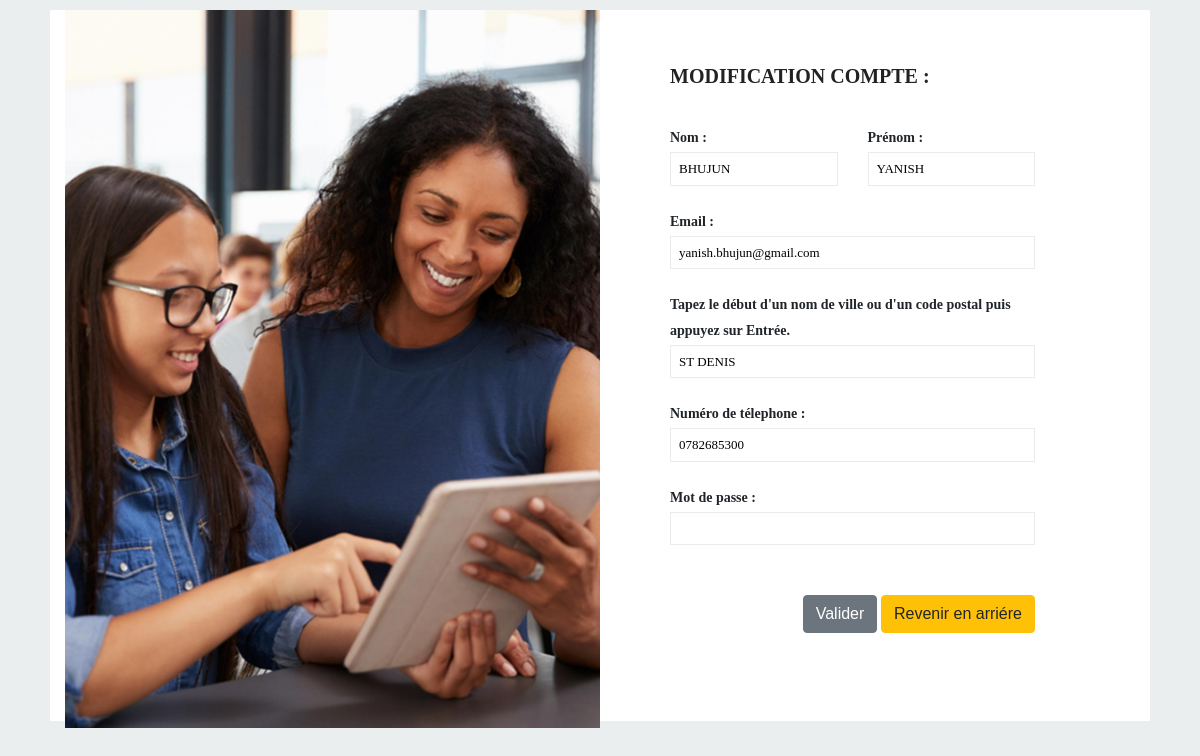
Page /View/modifier_admin.php (signed in) on the committed database.
### tables this page shows
CREATE TABLE IF NOT EXISTS `compte` (
  `id` int(11) NOT NULL AUTO_INCREMENT,
  `nom` varchar(50) NOT NULL,
  `prenom` varchar(50) NOT NULL,
  `email` varchar(50) NOT NULL,
  `ville` varchar(30) NOT NULL,
  `tel` varchar(20) NOT NULL,
  `mdp` varchar(50) NOT NULL,
  `role` varchar(10) NOT NULL,
  PRIMARY KEY (`id`),
  KEY `nom` (`nom`),
  KEY `tel` (`tel`)
);

### View/modifier_admin.php (the view, shortened to what this page needs)
<!DOCTYPE html>
<html lang="en">
<?php
try{
  $bdd= new PDO('mysql:host=localhost;dbname=ecole; charset=utf8','root','');
}
catch (Exception $e){
  die('Erreur:'.$e->getMessage());
}
 ?>
<head>
    <link rel="stylesheet" href="../inscription/fonts/material-icon/css/material-design-iconic-font.min.css">
    <link rel="stylesheet" href="https://stackpath.bootstrapcdn.com/bootstrap/4.5.2/css/bootstrap.min.css">
    <link rel="stylesheet" href="../inscription/css/style.css">
    <link rel="stylesheet" href="../inscription/css/style2.css">
    <link rel="stylesheet" href="../inscription/css/style3.css">
      <link rel="stylesheet" href="../inscription/css/style4.css">
      <link rel="stylesheet" href="../css/erreur.css">
</head>
</body>
</body>
</body>
</body>
</body>
<body>
    <div class="main">
      <?php
      $id = $_SESSION['id'];
      $req = $bdd->query("SELECT * FROM compte where id = '$id' ");
      $donnees= $req->fetchall();
      foreach ($donnees as $value) {
      ?>
        <div class="container">
            <div class="signup-content">
                <div class="signup-img">
                    <img src="../inscription/images/signup-img.jpg" alt="">
                </div>
                <div class="signup-form">
                    <form method="POST" action="../manager/modifier_admin.php" class="register-form" id="register-form">
                        <h2>Modification compte :</h2>
                        <div class="form-row">
                            <div class="form-group">
                                <label for="nom">Nom :</label>
                                <input type="text" name="nom" id="nom" <?php echo 'value='.'"'.$value["nom"].'"'.''?> required />
                            </div>
                            <div class="form-group">
                                <label for="father_name">Prénom :</label>
                                <input type="text" name="prenom" id="prenom" <?php echo 'value='.'"'.$value["prenom"].'"'.''?> required/>
                            </div>
                        </div>
                        <div class="form-group">
                            <label for="address">Email :</label>
                            <input type="text" name="email" id="email" <?php echo 'value='.'"'.$value["email"].'"'.''?> required/>
                        </div>
                        <div class="form-group">
                            <p>
                        <label>
                          Tapez le début d'un nom de ville ou d'un code postal puis appuyez sur <b>Entrée</b>.<br>
                        </label>
                          <input type="texte"  name="ville" id="ville" placeholder="Entrez un code postal ou une ville" <?php echo 'value='.'"'.$value["ville"].'"'.''?> autocomplete="on" size="50" required>
                            </p>
                    </div>
                        <div class="form-group">
                            <label for="birth_date">Numéro de télephone :</label>
                            <input type="text" name="tel" minlength="10" maxlength="10" id="tel" <?php echo 'value='.'"'.$value["tel"].'"'.''?> required>
                        </div>
                        <div class="form-group">
                            <label for="pincode">Mot de passe :</label>
                            <input type="password" name="mdp" id="mdp" required>
                        </div>
                      <?php  }?>
                        <div class="form-submit">
                          <button type="submit" class="btn btn-secondary">Valider</button>
                            <button type="button" class="btn btn-warning" onclick="window.location.href='moncompte_admin.php'">Revenir en arriére</button>
                          </div>
                        </form>
                    </div>
                </div>
            </div>
        </div>
</body>
</html>

### inscription/css/style.css (style rules this page uses)
display-flex, .signup-content, .form-row, .form-radio, .select-icon, .select-icon i { display: flex; display: -webkit-flex; }
input, select, textarea { outline: none; appearance: unset !important; -moz-appearance: unset !important; -webkit-appearance: unset !important; -o-appearance: unset !important; -ms-appearance: unset !important; }
img { max-width: 100%; height: auto; }
h2 { line-height: 1.66; margin: 0; padding: 0; font-weight: 700; color: #222; font-family: 'Montserrat'; font-size: 20px; text-transform: uppercase; margin-bottom: 32px; }
.container { width: 1400px; position: relative; margin: 0 auto; background: #fff; }
.signup-img, .signup-form { width: 50%; }
.signup-img { margin-bottom: -7px; }
.register-form { padding: 50px 100px 50px 70px; }
.form-row { margin: 0 -15px; }
.form-row .form-group { width: 50%; padding: 0 15px; }
.form-group { margin-bottom: 23px; position: relative; }
input, select { display: block; width: 100%; border: 1px solid #ebebeb; padding: 11px 20px; box-sizing: border-box; font-family: 'Montserrat'; font-weight: 500; font-size: 13px; }
label { font-size: 14px; font-weight: bold; font-family: 'Montserrat'; margin-bottom: 2px; display: block; }
.form-submit { text-align: right; padding-top: 27px; }

### inscription/css/style2.css (style rules this page uses)
.container { width: 1100px; position: relative; margin: 0 auto; background: #fff; }

### inscription/css/style3.css (style rules this page uses)
body { font-size: 13px; line-height: 1.8; color: $black-color; font-weight: 400; background: #ebeeef; padding: 90px 0; }

### inscription/css/style4.css (style rules this page uses)
body { font-family: sans-serif; min-height: 300px; box-sizing: border-box; padding: 10px; margin: 0; }
input { padding: 4px 8px; }

### rows in the picture
compte: nom "BHUJUN", prenom "YANISH", email "yanish.bhujun@gmail.com", ville "ST DENIS", tel "0782685300"
